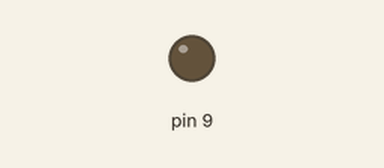
Simulated run of this sketch. Board: Arduino Uno, built with avr-gcc and run on an emulated ATmega328P. Parts: output pins drawn as LEDs (lit = HIGH). What the sketch prints to the serial monitor is not drawn.

Above: at 0.15 s.
At 39.69 s:
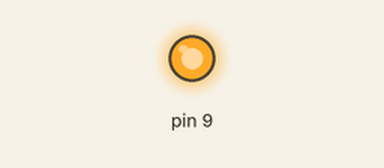
Timing chart, 0 to 40.0 s (numbered marks = the images above):
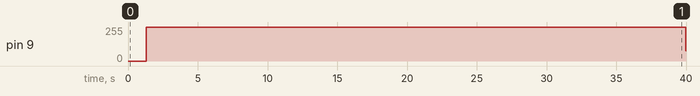

The sketch:

sketch_sep7b.ino
```cpp
void setup() {
  // put your setup code here, to run once:
pinMode(9,OUTPUT);//设置9号引脚为输出模式
Serial.begin(9600);//启动串口通讯
}

void loop() {
  // put your main code here, to run repeatedly:
//LED由暗到明
for(int brightness=0;brightness<=255;brightness++)
{
  analogWrite(9,brightness);
  Serial.println(brightness);
  delay(5);
}
//LED由明到暗
for(int brightness=255;brightness>0;brightness--)
{
  analogWrite(9,brightness);
  Serial.println(brightness);
  delay(5);
}
}
```

Measured:
- by itself, pin 9: 0/255 → 255/255 at 1.3 s, → 78/255 38.7 s later
